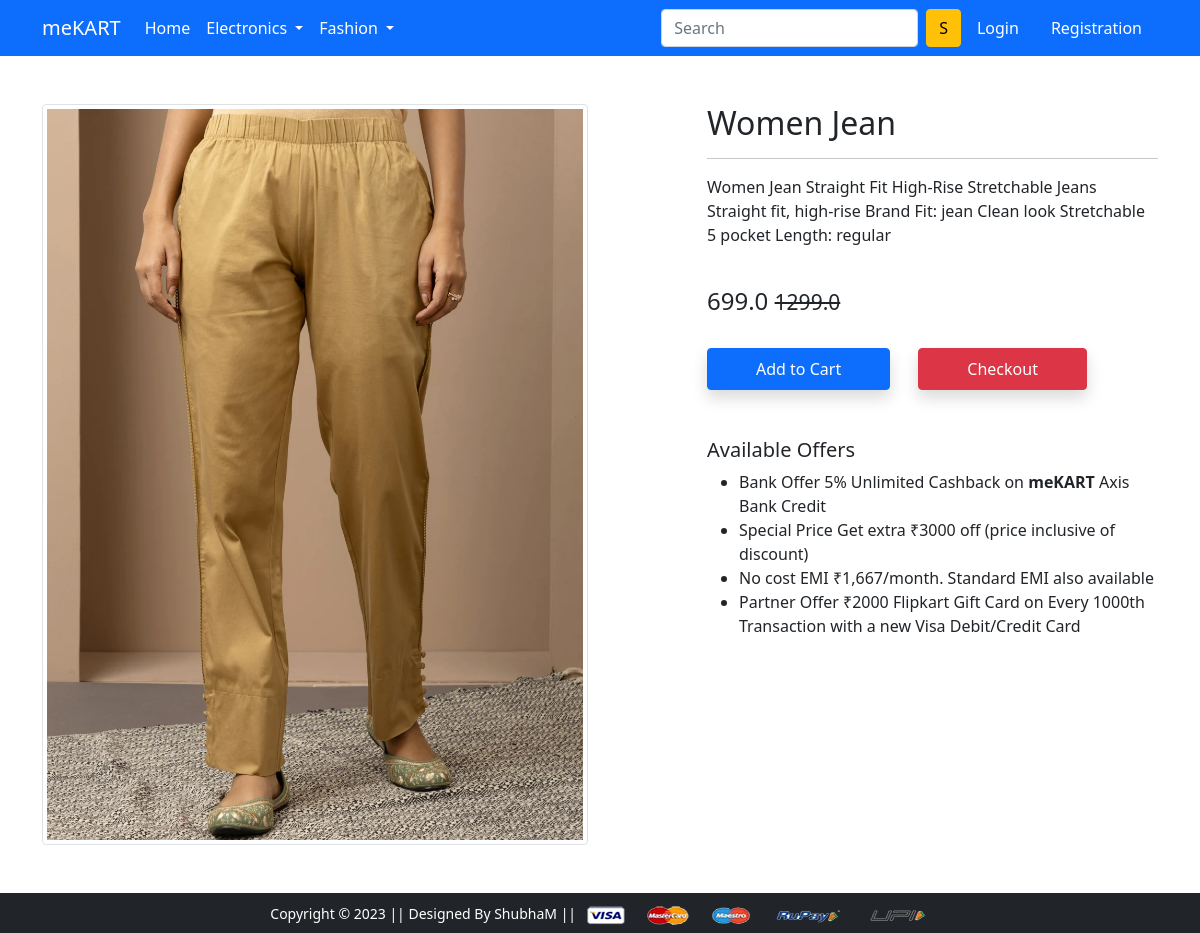
Screenshot of /product-detail/1 with the database file from the repository.
### app/models.py (models this page shows, shortened)
class Product(models.Model):
    title = models.CharField(max_length=100)
    selling_price = models.FloatField()
    discounted_price = models.FloatField()
    description = models.TextField()
    brand = models.CharField(max_length=100)
    category = models.CharField(choices=CATEGORY_CHOICES,max_length=2)
    product_image = models.ImageField(upload_to='productimg')

### app/views.py (the view)
# urls.py: path('product-detail/<int:pk>', views.ProductDetailView.as_view(), name='product-detail'),
class ProductDetailView(View):
 def get(self, request, pk):
  product = Product.objects.get(pk=pk)
  item_already_in_cart=False
  if request.user.is_authenticated:
   item_already_in_cart=Cart.objects.filter(Q(product=product.id) & Q(user=request.user)).exists()
  return render(request, 'app/productdetail.html',{
   'product':product,
   'item_already_in_cart':item_already_in_cart
  })

### app/templates/app/productdetail.html (shortened to what this page needs)
{% extends 'app/base.html' %}
{% load static %}
{% block main-content %}
<div class="container my-5">
 <div class="row">
  <div class="col-sm-6 text-center align-self-center">
   <img src="{{ product.product_image.url }}" alt="" class="img-fluid img-thumbnail">
  </div>
  <div class="col-sm-5 offset-sm-1">
   <h2>{{ product.title }}</h2>
   <hr>
   <p>{{ product.description }}</p> <br>
   <h4>{{ product.discounted_price }} <small class="fw-light text-decoration-line-through">{{ product.selling_price }}</small></h4> <br>
   {% if not request.user.is_authenticated %}
   <form action="/add-to-cart" class="d-inline">
    <button type="submit" class="btn btn-primary shadow px-5 py-2">Add to Cart</button>
   </form>
   {% endif %}
   <a href="{% url 'checkout' %}" class="btn btn-danger shadow px-5 py-2 ms-4">Checkout</a>
   <h5 class="mt-5">Available Offers</h5>
   <ul>
    <li>Bank Offer 5% Unlimited Cashback on <strong>meKART</strong> Axis Bank Credit</li>
    <li>Special Price Get extra ₹3000 off (price inclusive of discount)</li>
    <li>No cost EMI ₹1,667/month. Standard EMI also available</li>
    <li>Partner Offer ₹2000 Flipkart Gift Card on Every 1000th Transaction with a new Visa Debit/Credit Card</li>
   </ul>
  </div>
 </div>
</div>
{% endblock main-content %}

### rows the page displays
Product: product_image (picture), title "Women Jean", description "Women Jean Straight Fit High-Rise Stretchable Jeans Straight fit, high-rise Brand Fit: jean Clean look Stretchable 5 pocket Length: regular", discounted_price "699.0", selling_price "1299.0"
